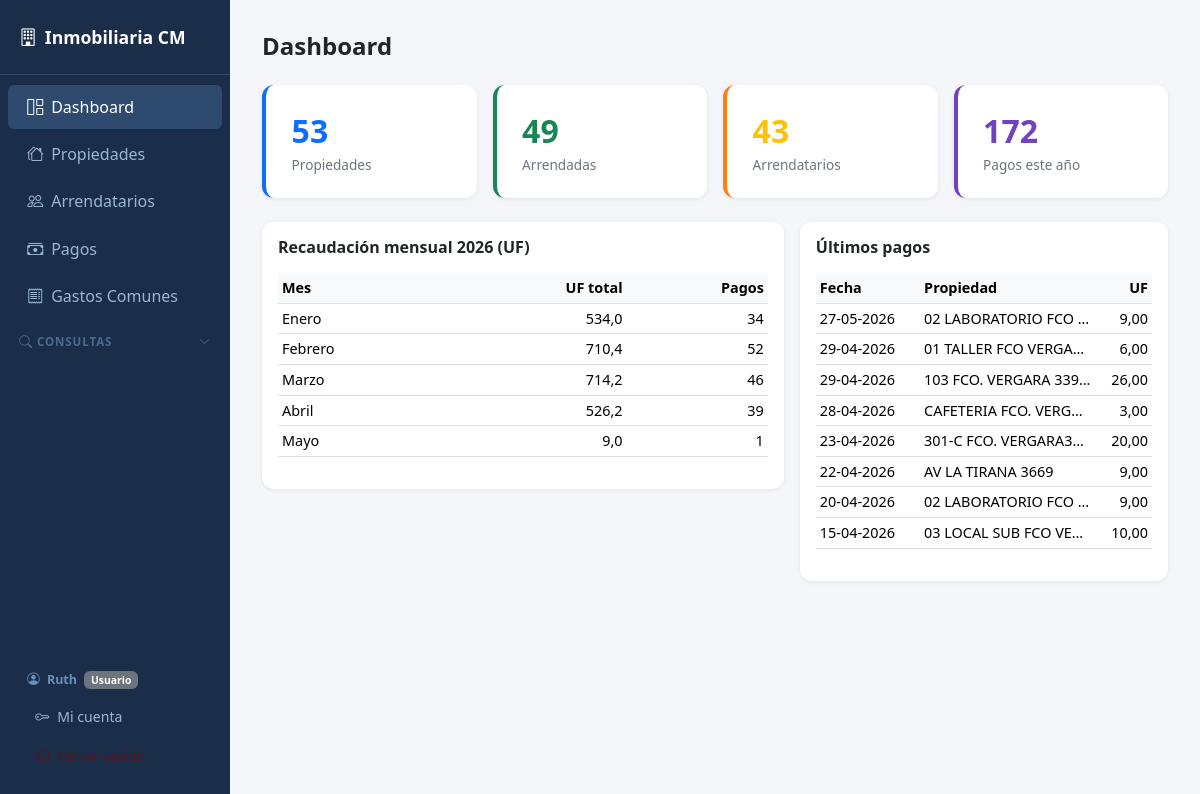
The page / (signed in) on the database its author committed.
### models.py (models this page shows)
class Base(DeclarativeBase):
    pass

class Pago(Base):
    __tablename__ = "pagos"
    id_pago = Column(Integer, primary_key=True, autoincrement=True)
    id_propiedad = Column(Integer, ForeignKey("propiedades.id_propiedad", ondelete="SET NULL"), nullable=True)
    fecha_pago = Column(Date)
    mes = Column(Integer)   # 1-12
    año = Column(Integer)
    valor_uf = Column(Float)          # valor UF del día del pago
    valor_arriendo_uf = Column(Float) # arriendo pactado en UF
    valor_arriendo = Column(Float)    # arriendo en pesos (uf × valor_uf)
    gasto_comun   = Column(Float)       # prorrateo GC asignado a esta propiedad
    descuento     = Column(Float)       # descuento en pesos
    publicidad    = Column(Float)       # cargo por publicidad
    secretaria    = Column(Float)       # cargo por secretaria
    esterilizacion = Column(Float)      # cargo por esterilización
    otro          = Column(Float)       # otro cargo
    observaciones   = Column(String(300)) # descripción del cargo "otro"
    obs_descuento   = Column(String(300)) # motivo del descuento
    factura = Column(String(50))
    forma_pago = Column(Enum(FormaPago))
    propiedad = relationship("Propiedad", back_populates="pagos")

class Propiedad(Base):
    __tablename__ = "propiedades"
    id_propiedad = Column(Integer, primary_key=True, autoincrement=True)
    tipo_propiedad = Column(Enum(TipoPropiedad))
    direccion_propiedad = Column(String(200))
    rol = Column(String(30))             # ROL SII ej: 3260-047
    metros_terreno = Column(Float)
    metros_propiedad = Column(Float)
    estado = Column(Enum(EstadoPropiedad), default=EstadoPropiedad.DISPONIBLE)
    valor_arriendo_uf = Column(Float)
    fecha_contrato = Column(Date)
    duracion_contrato = Column(Integer)  # en meses
    copia_contrato = Column(Text)        # ruta o nombre del archivo
    paga_gastos_comunes = Column(Integer, default=0)  # 1=sí, 0=no
    dia_vencimiento = Column(Integer)    # día del mes (1-31) en que vence el pago
    id_arrendatario = Column(Integer, ForeignKey("arrendatarios.id_arrendatario"))
    arrendatario = relationship("Arrendatario", back_populates="propiedades")
    pagos = relationship("Pago", back_populates="propiedad", passive_deletes=True)

### app.py (the view)
@app.route("/")
@login_required
def dashboard():
    with Session(engine) as s:
        año_actual = date.today().year
        stats = {
            "propiedades":   s.query(Propiedad).count(),
            "arrendadas":    s.query(Propiedad).filter(Propiedad.estado == EstadoPropiedad.ARRENDADA).count(),
            "arrendatarios": s.query(Arrendatario).count(),
            "pagos_año":     s.query(Pago).filter(Pago.año == año_actual).count(),
        }
        pagos_mes = (
            s.query(Pago.mes,
                    func.sum(Pago.valor_arriendo_uf).label("total_uf"),
                    func.count(Pago.id_pago).label("cantidad"))
            .filter(Pago.año == año_actual, Pago.mes != None)
            .group_by(Pago.mes).order_by(Pago.mes).all()
        )
        ultimos = (
            s.query(Pago, Propiedad.direccion_propiedad)
            .outerjoin(Propiedad, Pago.id_propiedad == Propiedad.id_propiedad)
            .order_by(Pago.fecha_pago.desc()).limit(8).all()
        )
        ultimos_pagos = [
            {"fecha_pago": p.fecha_pago, "direccion": d, "valor_arriendo_uf": p.valor_arriendo_uf}
            for p, d in ultimos
        ]
    return render_template("dashboard.html", stats=stats, pagos_mes=pagos_mes,
                           ultimos_pagos=ultimos_pagos, año_actual=año_actual, meses=MESES)

### app.py (called while the page is built)
def login_required(f):
    @functools.wraps(f)
    def decorated(*args, **kwargs):
        if not session.get("id_usuario"):
            return redirect(url_for("login"))
        return f(*args, **kwargs)
    return decorated

def es_admin():
    return session.get("rol") == "admin"

def tiene_permiso(permiso: str) -> bool:
    if session.get("rol") == "admin":
        return True
    permisos = session.get("permisos", "")
    return permiso in permisos.split(",")

@app.context_processor
def inject_globals():
    return {
        "es_admin":       es_admin(),
        "rol_usuario":    session.get("rol", ""),
        "tiene_permiso":  tiene_permiso,
    }

def _fmt_uf(v, dec=2):
    if v is None:
        return "—"
    s = f"{float(v):,.{dec}f}"          # e.g. "1,234.56"
    return s.replace(",", "X").replace(".", ",").replace("X", ".")  # "1.234,56"

def _fmt_fecha(v):
    if v is None:
        return "—"
    if hasattr(v, "strftime"):
        return v.strftime("%d-%m-%Y")
    s = str(v)[:10]          # tomar sólo la parte de fecha
    parts = s.split("-")
    if len(parts) == 3:
        return f"{parts[2]}-{parts[1]}-{parts[0]}"
    return s

### templates/dashboard.html (shortened to what this page needs)
{% extends "base.html" %}
{% block content %}
<h4 class="fw-bold mb-4">Dashboard</h4>
<div class="row g-3 mb-4">
  <div class="col-md-3">
    <div class="stat-card" style="border-color:#0d6efd">
      <div class="num text-primary">{{ stats.propiedades }}</div>
      <div class="lbl">Propiedades</div>
    </div>
  </div>
  <div class="col-md-3">
    <div class="stat-card" style="border-color:#198754">
      <div class="num text-success">{{ stats.arrendadas }}</div>
      <div class="lbl">Arrendadas</div>
    </div>
  </div>
  <div class="col-md-3">
    <div class="stat-card" style="border-color:#fd7e14">
      <div class="num text-warning">{{ stats.arrendatarios }}</div>
      <div class="lbl">Arrendatarios</div>
    </div>
  </div>
  <div class="col-md-3">
    <div class="stat-card" style="border-color:#6f42c1">
      <div class="num text-purple" style="color:#6f42c1">{{ stats.pagos_año }}</div>
      <div class="lbl">Pagos este año</div>
    </div>
  </div>
</div>
<div class="row g-3">
  <div class="col-lg-7">
    <div class="card p-3">
      <h6 class="fw-bold mb-3">Recaudación mensual {{ año_actual }} (UF)</h6>
      <table class="table table-sm table-hover">
        <thead><tr><th>Mes</th><th class="text-end">UF total</th><th class="text-end">Pagos</th></tr></thead>
        <tbody>
          {% for row in pagos_mes %}
          <tr>
            <td>{{ meses[row.mes] }}</td>
            <td class="text-end">{{ row.total_uf|cl_uf(1) }}</td>
            <td class="text-end">{{ row.cantidad }}</td>
          </tr>
          {% endfor %}
        </tbody>
      </table>
    </div>
  </div>
  <div class="col-lg-5">
    <div class="card p-3">
      <h6 class="fw-bold mb-3">Últimos pagos</h6>
      <table class="table table-sm table-hover">
        <thead><tr><th>Fecha</th><th>Propiedad</th><th class="text-end">UF</th></tr></thead>
        <tbody>
          {% for p in ultimos_pagos %}
          <tr>
            <td>{{ p.fecha_pago|cl_fecha }}</td>
            <td class="text-truncate" style="max-width:140px" title="{{ p.direccion }}">{{ p.direccion or "—" }}</td>
            <td class="text-end">{{ p.valor_arriendo_uf|cl_uf }}</td>
          </tr>
          {% endfor %}
        </tbody>
      </table>
    </div>
  </div>
</div>
{% endblock %}

### templates/base.html (shortened to what this page needs)
<!DOCTYPE html>
<html lang="es">
<head>
  <link href="https://cdn.jsdelivr.net/npm/bootstrap@5.3.3/dist/css/bootstrap.min.css" rel="stylesheet">
  <link href="https://cdn.jsdelivr.net/npm/bootstrap-icons@1.11.3/font/bootstrap-icons.css" rel="stylesheet">
</head>
<body>
<div class="sidebar">
  <div class="brand"><i class="bi bi-building me-2"></i>Inmobiliaria CM</div>
  <nav class="nav flex-column mt-2">
    <a class="nav-link {% if request.endpoint=='dashboard' %}active{% endif %}" href="/">
      <i class="bi bi-grid-1x2"></i> Dashboard
    </a>
    {% if tiene_permiso('ver_propiedades') %}
    <a class="nav-link {% if request.endpoint=='propiedades' %}active{% endif %}" href="/propiedades">
      <i class="bi bi-houses"></i> Propiedades
    </a>
    {% endif %}
    {% if tiene_permiso('ver_arrendatarios') %}
    <a class="nav-link {% if request.endpoint=='arrendatarios' %}active{% endif %}" href="/arrendatarios">
      <i class="bi bi-people"></i> Arrendatarios
    </a>
    {% endif %}
    {% if tiene_permiso('ver_pagos') %}
    <a class="nav-link {% if request.endpoint=='pagos' %}active{% endif %}" href="/pagos">
      <i class="bi bi-cash-stack"></i> Pagos
    </a>
    {% endif %}
    {% if tiene_permiso('ver_gastos') %}
    <a class="nav-link {% if request.endpoint in ['gastos','gasto_nuevo','gasto_editar','items_gasto','item_gasto_nuevo'] %}active{% endif %}"
       href="/gastos">
      <i class="bi bi-receipt"></i> Gastos Comunes
    </a>
    {% endif %}
    {% if tiene_permiso('ver_consultas') or tiene_permiso('ver_prorrateo') %}
    {% set consultas_active = request.endpoint in ['consulta_pagos_mes','consulta_pagos_año','consulta_ingresos_mes','consulta_propiedades_arrendatario','consulta_sin_pago_mes','prorrateo_gastos','consulta_metricas'] %}
    <a data-bs-toggle="collapse" href="#nav-consultas"
       aria-expanded="{{ 'true' if consultas_active else 'false' }}"
       style="color:#4a6a8e;font-size:.72rem;font-weight:700;letter-spacing:.08em;
              padding:.8rem 1.2rem .3rem;text-transform:uppercase;text-decoration:none;
              display:flex;align-items:center;justify-content:space-between;cursor:pointer">
      <span><i class="bi bi-search me-1" style="font-size:.8rem"></i>Consultas</span>
      <i class="bi bi-chevron-down" style="font-size:.7rem;transition:transform .2s"
         id="chevron-consultas"></i>
    </a>
    {% endif %}
  </nav>
  <div style="position:absolute;bottom:1.5rem;left:0;right:0;padding:0 8px">
    <div style="padding:.4rem 1.2rem;color:#6a90b8;font-size:.78rem">
      <i class="bi bi-person-circle me-1"></i>
      <strong>{{ session.get('nombre','') }}</strong>
      <span class="badge ms-1 {{ 'bg-warning text-dark' if es_admin else 'bg-secondary' }}" style="font-size:.65rem">
        {{ 'Admin' if es_admin else 'Usuario' }}
      </span>
    </div>
    <a href="/mi-cuenta"
       class="nav-link {% if request.endpoint=='mi_cuenta' %}active{% endif %}"
       style="border-radius:6px;padding:.5rem 1.2rem;font-size:.88rem">
      <i class="bi bi-key"></i> Mi cuenta
    </a>
    <a href="/logout" class="nav-link text-danger-emphasis"
       style="border-radius:6px;padding:.5rem 1.2rem;font-size:.88rem"
       onclick="return confirm('¿Cerrar sesión?')">
      <i class="bi bi-box-arrow-left"></i> Cerrar sesión
    </a>
  </div>
</div>
<div class="main">
  {% block content %}{% endblock %}
</div>
</body>
</html>

### templates/base.html (style rules this page uses)
body { background: #f4f6f9; font-family: 'Segoe UI', sans-serif; }
.sidebar { width: 230px; min-height: 100vh; background: #1a2e4a; position: fixed; top: 0; left: 0; padding-top: 1.5rem; }
.sidebar .brand { color: #fff; font-size: 1.1rem; font-weight: 700; padding: 0 1.2rem 1.5rem; border-bottom: 1px solid #2e4a6e; }
.sidebar .nav-link { color: #9bb5d4; padding: .6rem 1.2rem; border-radius: 6px; margin: 2px 8px; display: flex; align-items: center; gap: .5rem; }
.sidebar .nav-link:hover, .sidebar .nav-link.active { background: #2e4a6e; color: #fff; }
.main { margin-left: 230px; padding: 2rem; }
.stat-card { background: #fff; border-radius: 12px; padding: 1.4rem 1.6rem; box-shadow: 0 1px 4px rgba(0,0,0,.08); border-left: 4px solid; }
.stat-card .num { font-size: 2rem; font-weight: 700; }
.stat-card .lbl { color: #6c757d; font-size: .85rem; }
.card { border: none; border-radius: 12px; box-shadow: 0 1px 4px rgba(0,0,0,.08); }
table { font-size: .9rem; }
th { background: #f8f9fa !important; font-weight: 600; color: #495057; }

### rows shown on the page
Pago: fecha_pago|cl_fecha "27-05-2026", direccion_propiedad "02 LABORATORIO FCO…", valor_arriendo_uf|cl_uf "9,00"
Pago: fecha_pago|cl_fecha "29-04-2026", direccion_propiedad "01 TALLER FCO VERGA…", valor_arriendo_uf|cl_uf "6,00"
Pago: fecha_pago|cl_fecha "29-04-2026", direccion_propiedad "103 FCO. VERGARA 339…", valor_arriendo_uf|cl_uf "26,00"
Pago: fecha_pago|cl_fecha "28-04-2026", direccion_propiedad "CAFETERIA FCO. VERGA…", valor_arriendo_uf|cl_uf "3,00"
Pago: fecha_pago|cl_fecha "23-04-2026", direccion_propiedad "301-C FCO. VERGARA33…", valor_arriendo_uf|cl_uf "20,00"
Pago: fecha_pago|cl_fecha "22-04-2026", direccion_propiedad "AV LA TIRANA 3669", valor_arriendo_uf|cl_uf "9,00"
Pago: fecha_pago|cl_fecha "20-04-2026", direccion_propiedad "02 LABORATORIO FCO…", valor_arriendo_uf|cl_uf "9,00"
Pago: fecha_pago|cl_fecha "15-04-2026", direccion_propiedad "03 LOCAL SUB FCO VE…", valor_arriendo_uf|cl_uf "10,00"

### other values the page prints
{{ session.get('nombre','') }} "Ruth"
{{ 'Admin' if es_admin else 'Usuario' }} "Usuario"
{{ stats.propiedades }} "53"
{{ stats.arrendadas }} "49"
{{ stats.arrendatarios }} "43"
{{ stats.pagos_año }} "172"
{{ meses[row.mes] }} "Enero" "Febrero" "Marzo" "Abril" "Mayo"
{{ row.total_uf|cl_uf(1) }} "534,0" "710,4" "714,2" "526,2" "9,0"
{{ row.cantidad }} "34" "52" "46" "39" "1"
